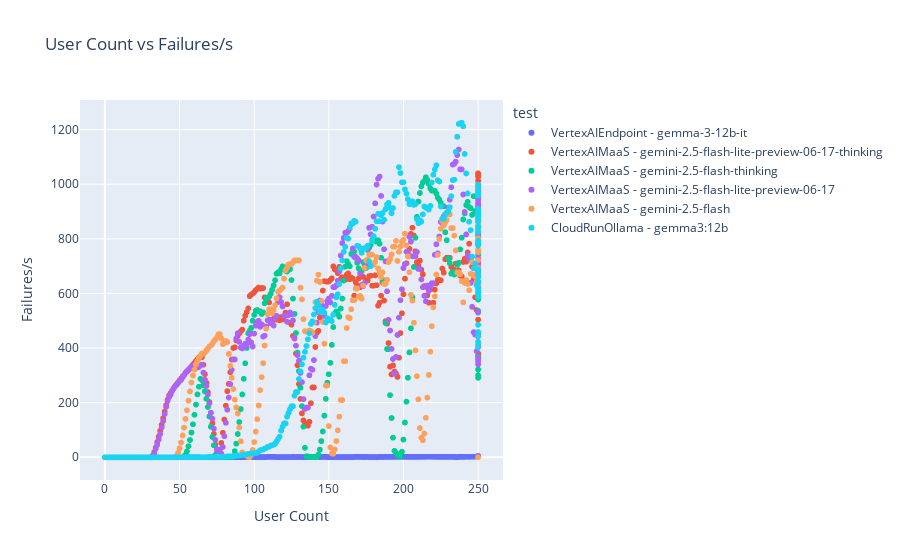

Here is the notebook cell this chart was saved with:
### Code cell
px.scatter(
    history,
    x="User Count",
    y="Failures/s",
    color="test",
    title="User Count vs Failures/s"
)

### Figure 1 — Plotly figure (JSON) as saved in the notebook; plotly's stock layout.template omitted (floating-point values rounded to 4 significant figures; data arrays with more than 128 entries replaced by an {"elided": "..."} marker saying what was removed)
{"data": [{"hovertemplate": "test=VertexAIEndpoint - gemma-3-12b-it<br>User Count=%{x}<br>Failures/s=%{y}<extra></extra>", "legendgroup": "VertexAIEndpoint - gemma-3-12b-it", "marker": {"color": "#636efa", "symbol": "circle"}, "mode": "markers", "name": "VertexAIEndpoint - gemma-3-12b-it", "showlegend": true, "type": "scattergl", "x": {"elided": "588 int values"}, "xaxis": "x", "y": {"elided": "588 float values"}, "yaxis": "y"}, {"hovertemplate": "test=VertexAIMaaS - gemini-2.5-flash-lite-preview-06-17-thinking<br>User Count=%{x}<br>Failures/s=%{y}<extra></extra>", "legendgroup": "VertexAIMaaS - gemini-2.5-flash-lite-preview-06-17-thinking", "marker": {"color": "#EF553B", "symbol": "circle"}, "mode": "markers", "name": "VertexAIMaaS - gemini-2.5-flash-lite-preview-06-17-thinking", "showlegend": true, "type": "scattergl", "x": {"elided": "590 int values"}, "xaxis": "x", "y": {"elided": "590 float values"}, "yaxis": "y"}, {"hovertemplate": "test=VertexAIMaaS - gemini-2.5-flash-thinking<br>User Count=%{x}<br>Failures/s=%{y}<extra></extra>", "legendgroup": "VertexAIMaaS - gemini-2.5-flash-thinking", "marker": {"color": "#00cc96", "symbol": "circle"}, "mode": "markers", "name": "VertexAIMaaS - gemini-2.5-flash-thinking", "showlegend": true, "type": "scattergl", "x": {"elided": "588 int values"}, "xaxis": "x", "y": {"elided": "588 float values"}, "yaxis": "y"}, {"hovertemplate": "test=VertexAIMaaS - gemini-2.5-flash-lite-preview-06-17<br>User Count=%{x}<br>Failures/s=%{y}<extra></extra>", "legendgroup": "VertexAIMaaS - gemini-2.5-flash-lite-preview-06-17", "marker": {"color": "#ab63fa", "symbol": "circle"}, "mode": "markers", "name": "VertexAIMaaS - gemini-2.5-flash-lite-preview-06-17", "showlegend": true, "type": "scattergl", "x": {"elided": "590 int values"}, "xaxis": "x", "y": {"elided": "590 float values"}, "yaxis": "y"}, {"hovertemplate": "test=VertexAIMaaS - gemini-2.5-flash<br>User Count=%{x}<br>Failures/s=%{y}<extra></extra>", "legendgroup": "VertexAIMaaS - gemini-2.5-flash", "marker": {"color": "#FFA15A", "symbol": "circle"}, "mode": "markers", "name": "VertexAIMaaS - gemini-2.5-flash", "showlegend": true, "type": "scattergl", "x": {"elided": "520 int values"}, "xaxis": "x", "y": {"elided": "520 float values"}, "yaxis": "y"}, {"hovertemplate": "test=CloudRunOllama - gemma3:12b<br>User Count=%{x}<br>Failures/s=%{y}<extra></extra>", "legendgroup": "CloudRunOllama - gemma3:12b", "marker": {"color": "#19d3f3", "symbol": "circle"}, "mode": "markers", "name": "CloudRunOllama - gemma3:12b", "showlegend": true, "type": "scattergl", "x": {"elided": "590 int values"}, "xaxis": "x", "y": {"elided": "590 float values"}, "yaxis": "y"}], "layout": {"legend": {"title": {"text": "test"}, "tracegroupgap": 0}, "title": {"text": "User Count vs Failures/s"}, "xaxis": {"anchor": "y", "domain": [0, 1], "title": {"text": "User Count"}}, "yaxis": {"anchor": "x", "domain": [0, 1], "title": {"text": "Failures/s"}}}}
